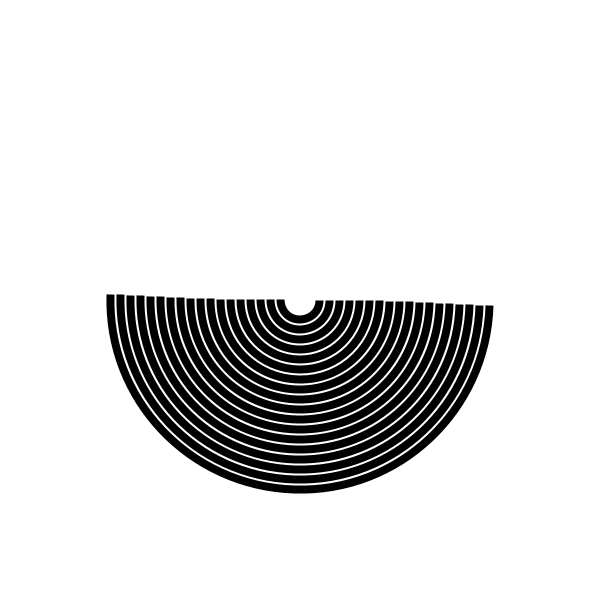
Frame 1 (no input)
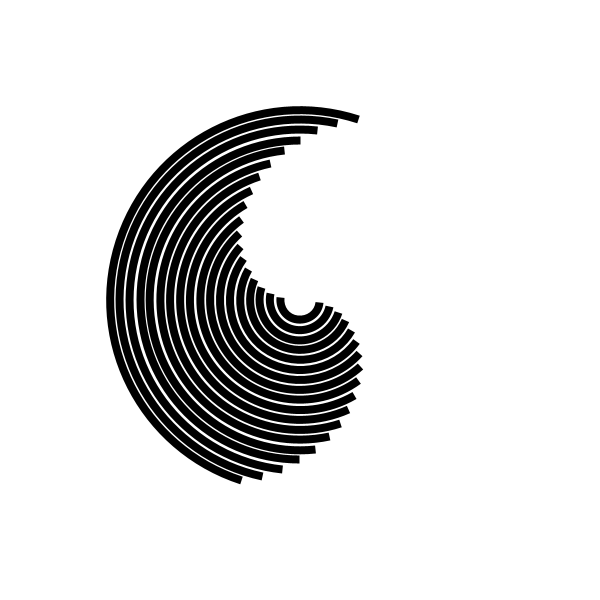
Frame 60 (the mouse pressed at the canvas centre just before this capture)
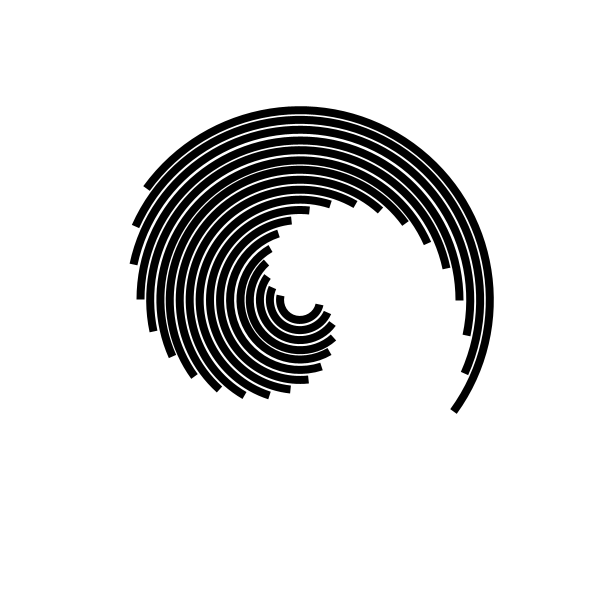
Frame 120 (the mouse held since frame 60 and released just before this capture)

The Processing sketch that drew these frames (run headless with seeded random() and noise(); from frame 60 on, the mouse is pressed at the canvas centre):

// Processing sketch: circlewave
// ── circlewave.pde

int centerX;
int centerY;

void setup() {
  size(600, 600);
  centerX = width / 2;
  centerY = height / 2;
  noFill();
  stroke(0);
  strokeWeight(8);
  strokeCap(SQUARE);
}

void draw() {
  background(255);
  translate(centerX, centerY);
  for(int i = 2; i < 20; i++) {
    rotate(radians(frameCount / 10.0));
    arc(0, 0, i * 20, i * 20, 0, PI);
  }
}
